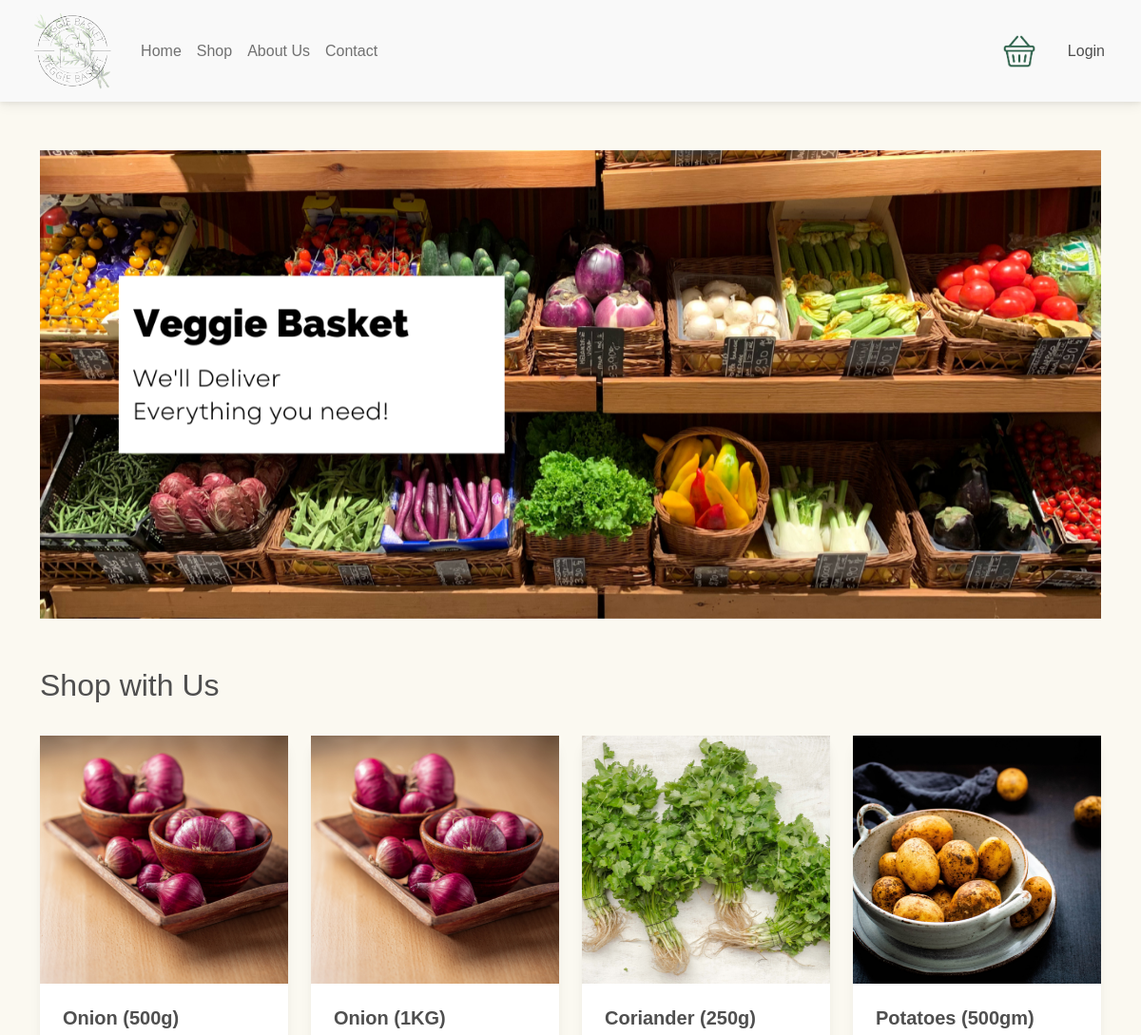
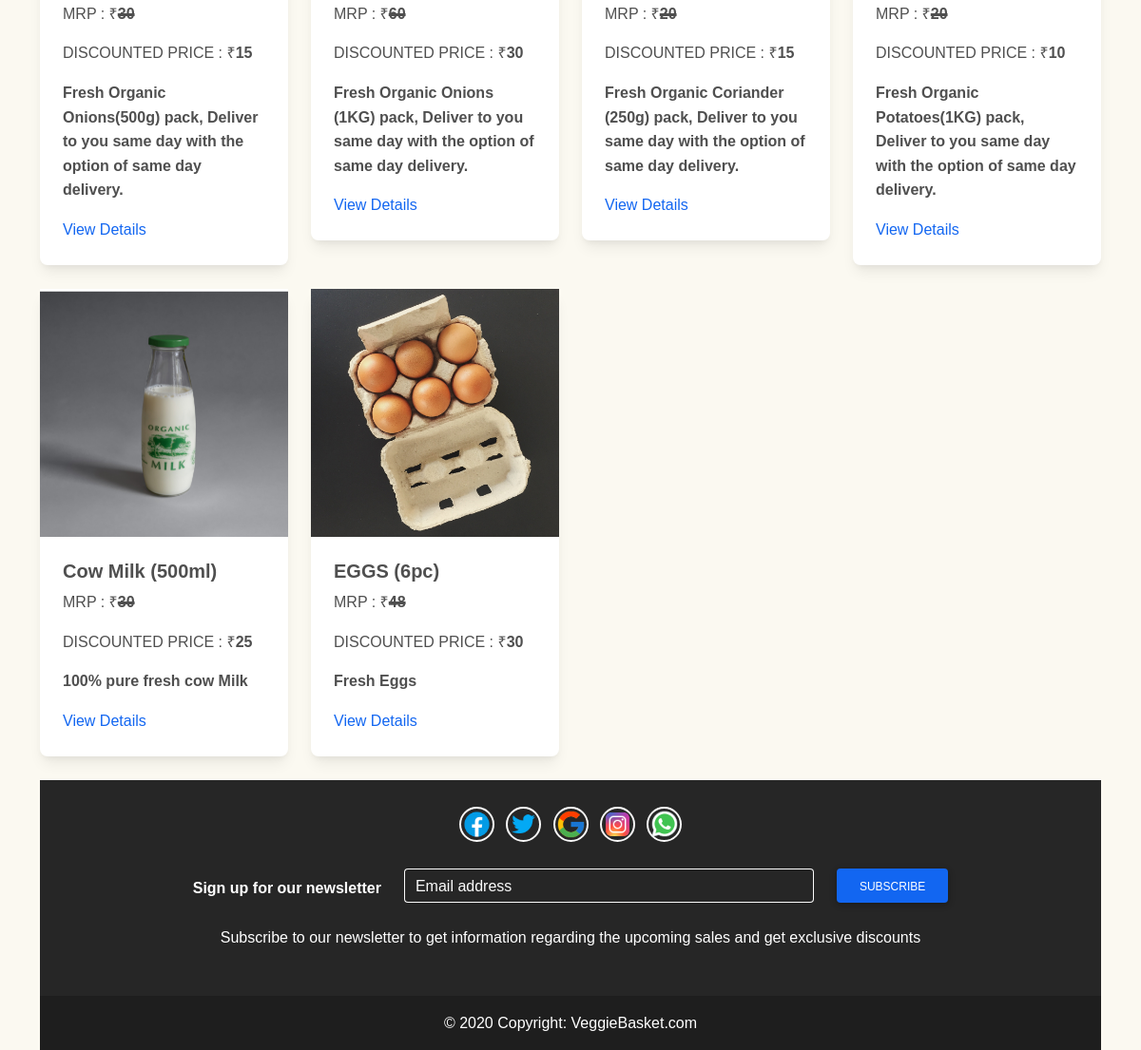
The page / on the database its author committed (2 pictures, top to bottom).
### tables this page shows
CREATE TABLE `tblproduct` (
  `pid` int(11) NOT NULL AUTO_INCREMENT,
  `cid` int(11) NOT NULL,
  `pname` varchar(30) NOT NULL,
  `pprice` int(11) NOT NULL,
  `disc_price` int(11) NOT NULL,
  `pdescp` text NOT NULL,
  `stock` int(11) NOT NULL,
  `pimage` varchar(200) NOT NULL,
  PRIMARY KEY (`pid`)
);

### main.php (the view, shortened to what this page needs)
<!DOCTYPE html>
<html>
<head>
	<link rel="stylesheet" href="css/mdb.min.css" />
  <?php require "head.php" ?>
</head>
<body>
  <br><br>
	<div class="container-sm">
<div id="carouselExampleSlidesOnly" class="carousel slide" data-mdb-ride="carousel">
  <div class="carousel-inner">
    <div class="carousel-item active">
      <img src="img/car1.png" class="d-block w-100" alt="MainPic"/>
    </div>
  </div>
</div>
</div>
<br><br>
<div class="container-sm">
<h2>Shop with Us </h2> <br>
    <div class="row">
      <?php
$q=mysqli_query($con,"select * from tblproduct");
while ($r=mysqli_fetch_array($q)) {
  ?>
      <div class="col-md-3">
    <div class="card">
      <?php echo "<img src='admin/images/".$r['pimage']."' >"; ?>
      <form method="GET">
  <div class="card-body">
    <h5 class="card-title"> <b><?php echo $r["pname"];?></b></h5>
    <p class="card-text">MRP : ₹<b><strike style="text-decoration-thickness: 3px;"><?php echo $r["pprice"];?></strike></b></p>
    <p class="card-text">DISCOUNTED PRICE : ₹<b><?php echo $r["disc_price"];?></b></p>
    <p class="card-text"><b><?php echo $r["pdescp"];?></b></p>
   <a href="viewdetails.php?pid=<?=$r['pid']?>">View Details</a>
  </form>
  </div>
</div>
<br>
</div>
<?php } ?>
<br>
</body>
</html>

### index.php (shortened to what this page needs)
<!DOCTYPE html>
<html lang="en">
  <head>
    <?php require "head.php" ?>
    <link rel="stylesheet" href="css/mdb.min.css" />
  </head>
  <body>
   <?php require "header.php"?>
   <?php require "main.php"?>
  <?php require "footer.php" ?>
  </body>
</html>

### head.php (shortened to what this page needs)
<link rel="stylesheet" href="css/mdb.min.css" />

### header.php (shortened to what this page needs)
<!DOCTYPE html>
<html>
<head>
  <?php require "head.php" ?>
    <link rel="stylesheet" href="css/mdb.min.css" />
</head>
<body style="font-family: Helvetica; background-color:#FBF9F1 ;">
<nav class="navbar navbar-expand-lg navbar-light bg-light">
  <div class="container-fluid">
    <div class="collapse navbar-collapse" id="navbarSupportedContent">
      <a class="navbar-brand mt-2 mt-lg-0" href="index.php">
        <img style="margin-left: 20px;"
          src="img/logo1.png"
          height="80"
          alt="Project Logo"
          loading="lazy"
        />
      </a>
      <ul class="navbar-nav me-auto mb-2 mb-lg-0">
        <li class="nav-item">
          <a class="nav-link" href="index.php">Home</a>
        </li>
        <li class="nav-item">
          <a class="nav-link" href="shop.php">Shop</a>
        </li>
        <li class="nav-item">
          <a class="nav-link" href="about.php">About Us</a>
        </li>
        <li class="nav-item">
          <a class="nav-link" href="contact.php">Contact</a>
        </li>
      </ul>
    </div>
    <div class="d-flex align-items-center" style="margin-right: 10px;">
       <?php
        if($_SESSION['uid']!=null){
          ?>
      <a class="text-reset me-3" href="cart.php"> <?php } else{ ?>
        <a class="text-reset me-3" href="login.php">
     <?php } ?>
        <img src="img/Logo.png" height="50px" width="50px" style="margin-right: 10px;">
      </a>
      <?php
        if($_SESSION['uid']==null){
          ?>
             <a class="text-reset me-3" href="login.php">
        Login
      </a>
      <?php
       }
       ?>
  </div>
</nav>
</body>
</html>

### footer.php (shortened to what this page needs)
<!DOCTYPE html>
<html>
<head>
	<link rel="stylesheet" href="css/mdb.min.css" />
  <?php require "head.php" ?>
</head>
<body>
<footer class="bg-dark text-center text-white">
  <div class="container p-4">
    <section class="mb-4">
      <a class="btn btn-outline-light btn-floating m-1" href="#!" role="button"
        ><img src="img/facebook.png" height="33px" width="33px"></a>
      <a class="btn btn-outline-light btn-floating m-1" href="#!" role="button"
        ><img src="img/twitter.png" height="33px" width="33px"></a>
      <a class="btn btn-outline-light btn-floating m-1" href="#!" role="button"
        ><img src="img/google.png" height="33px" width="33px"></a>
      <a class="btn btn-outline-light btn-floating m-1" href="#!" role="button"
        ><img src="img/instagram.png" height="33px" width="33px"></a>
      <a class="btn btn-outline-light btn-floating m-1" href="#!" role="button"
        ><img src="img/whatsapp.png" height="32px" width="32px"></a>
    </section>
    <section class="">
      <form method="POST">
        <div class="row d-flex justify-content-center">
          <div class="col-auto">
            <p class="pt-2">
              <strong>Sign up for our newsletter</strong>
            </p>
          </div>
          <div class="col-md-5 col-12">
            <div class="form-outline form-white mb-4">
              <input type="email" class="form-control" name="txtemail" />
              <label class="form-label" for="form5Example21">Email address</label>
            </div>
          </div>
          <div class="col-auto">
            <input class="btn btn-primary" type="submit" name="newsletterbtn" value="Subscribe">
          </div>
        </div>
      </form>
    </section>
    <section class="mb-4">
      <p>
       Subscribe to our newsletter to get information regarding the upcoming sales and get exclusive discounts
      </p>
    </section>
  </div>
  <div class="text-center p-3" style="background-color: rgba(0, 0, 0, 0.2);">
    © 2020 Copyright:
    <a class="text-white" href="index.php">VeggieBasket.com</a>
  </div>
</footer>
</body>
</html>

### rows shown on the page
tblproduct: pimage (picture), pname "Onion (500g)", pprice "30", disc_price "15", pdescp "Fresh Organic Onions(500g) pack, Deliver to you same day with the option of same day delivery."
tblproduct: pimage (picture), pname "Onion (1KG)", pprice "60", disc_price "30", pdescp "Fresh Organic Onions (1KG) pack, Deliver to you same day with the option of same day delivery."
tblproduct: pimage (picture), pname "Coriander (250g)", pprice "20", disc_price "15", pdescp "Fresh Organic Coriander (250g) pack, Deliver to you same day with the option of same day delivery."
tblproduct: pimage (picture), pname "Potatoes (500gm)", pprice "20", disc_price "10", pdescp "Fresh Organic Potatoes(1KG) pack, Deliver to you same day with the option of same day delivery."
tblproduct: pimage (picture), pname "Cow Milk (500ml)", pprice "30", disc_price "25", pdescp "100% pure fresh cow Milk"
tblproduct: pimage (picture), pname "EGGS (6pc)", pprice "48", disc_price "30", pdescp "Fresh Eggs"
